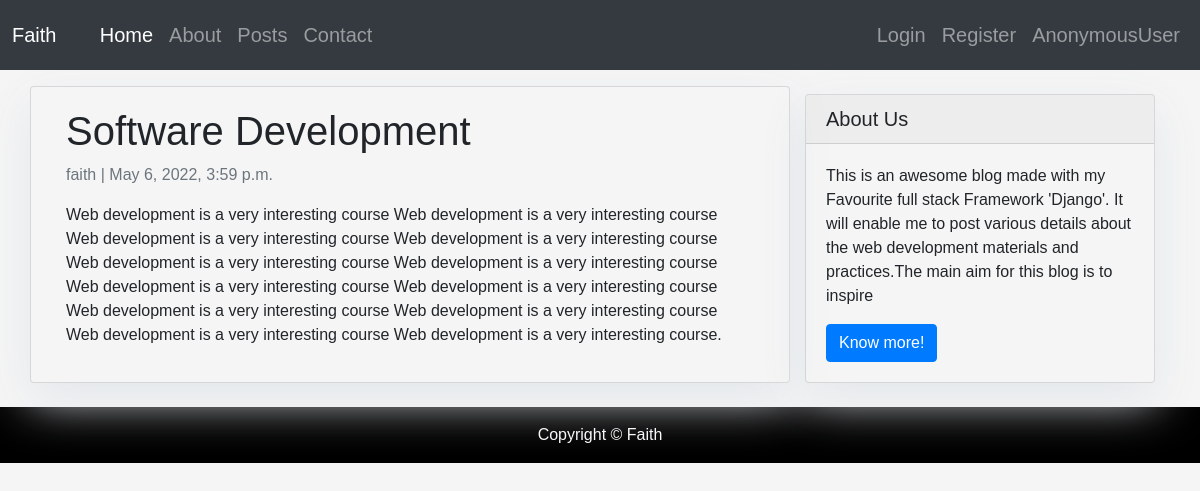
The page /1 on the database its author committed.
### Blog/models.py (models this page shows, shortened)
class Post(models.Model):
    title = models.CharField(max_length=200, unique=True)
    slug = models.SlugField(max_length=200, unique=True)
    author = models.ForeignKey(User, on_delete= models.CASCADE,related_name='blog_posts')
    updated_on = models.DateTimeField(auto_now= True)
    content = models.TextField()
    created_on = models.DateTimeField(auto_now_add=True)
    status = models.IntegerField(choices=STATUS, default=0)
    class Meta:
        ordering = ['-created_on']

### Blog/views.py (the view)
# urls.py: path('<int:pk>',views.postDetail,name='postDetail'),
def postDetail(request,pk):
    post = Post.objects.get(pk=pk)
    context = {'post':post}
    return render(request,'post-detail.html',context)

### Blog/templates/post-detail.html
{% extends 'base.html' %} {% block content %}
<div class="container">
  <div class="row">
    <div class="col-md-8 card mb-4  mt-3 left  top">
      <div class="card-body">
        <h1>{% block title %} {{post.title}} {% endblock title %}</h1>
        <p class=" text-muted">{{ post.author }} | {{ post.created_on }}</p>
        <p class="card-text ">{{ post.content | safe }}</p>
      </div>
    </div>
    {% block sidebar %} {% include 'sidebar.html' %} {% endblock sidebar %}
  </div>
</div>
{% endblock content %}

### Blog/static/css/main.css (style rules this page uses)
body { background-color: whitesmoke; }
* { box-sizing: border-box; font-family: 'Courier New Regular', sans-serif; }
.card { background-color: rgba(245, 245, 245, 0.4); }

### Blog/templates/sidebar.html (style rules this page uses)
.card { box-shadow: 0 16px 48px #E3E7EB; }

### rows shown on the page
Post: title "Software Development", author "faith", created_on "May 6, 2022, 3:59 p.m.", content "Web development is a very interesting course Web development is a very interesting course Web development is a very interesting course Web development is a very interesting course Web development is a very interesting course Web development is a very interesting course Web development is a very interesting course Web development is a very interesting course Web development is a very interesting course Web development is a very interesting course Web development is a very interesting course Web development is a very interesting course."

### other values the page prints
{{ user }} "AnonymousUser"
